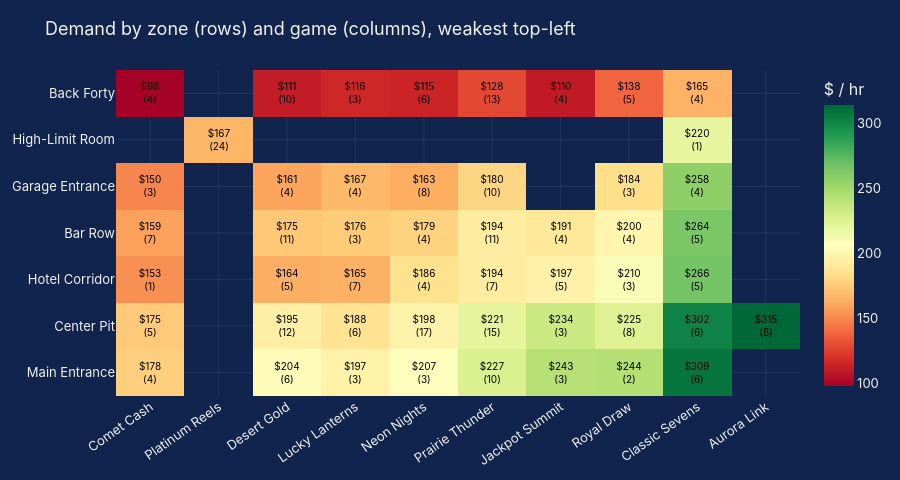

Notebook code cell kept with this figure:
### Markdown cell above
### 2.3 Demand by zone × game (coin-in per working hour)

### Code cell
daily = load("data/1_prepared_views/prepared_daily_view.parquet")
gm    = load("data/2_machine_decision/game_math.parquet")
d = daily[daily["active"]]

# 1) Game settings: are the low-only games just smaller-bet games?
print(gm[["theme", "configured_rtp", "volatility_class", "min_bet_cents", "max_bet_cents"]]
        .sort_values("max_bet_cents").to_string(index=False), "\n")

# 2) Fair demand measure: coin-in per available hour, for each zone x game
zg = d.groupby(["zone_name", "theme"]).agg(coin=("coin_in_usd", "sum"),
                                           hrs=("available_hours", "sum"),
                                           machines=("machine_id", "nunique"))
zg["rate"] = zg["coin"] / zg["hrs"]
rate = zg["rate"].unstack()
count = zg["machines"].unstack()

# Order zones and games from weakest to strongest
zone_rank = d.groupby("zone_name").apply(lambda g: g["coin_in_usd"].sum() / g["available_hours"].sum()).sort_values()
game_rank = d.groupby("theme").apply(lambda g: g["coin_in_usd"].sum() / g["available_hours"].sum()).sort_values()
rate = rate.loc[zone_rank.index, game_rank.index]
count = count.loc[zone_rank.index, game_rank.index]

# 3) Heatmap: each cell = $ wagered per available hour; number = machines in that cell
text = [["" if pd.isna(rate.iat[i, j]) else f"${rate.iat[i, j]:,.0f}<br>({int(count.iat[i, j])})"
         for j in range(rate.shape[1])] for i in range(rate.shape[0])]
fig = go.Figure(go.Heatmap(z=rate.values, x=list(rate.columns), y=list(rate.index), text=text,
                           texttemplate="%{text}", textfont=dict(size=10, color="black"),
                           colorscale="RdYlGn", hoverongaps=False, colorbar=dict(title="$ / hr"),
                           hovertemplate="%{y} · %{x}<br>$%{z:,.0f} wagered per available hour<extra></extra>"))
fig.update_layout(title="Demand by zone (rows) and game (columns), weakest top-left", xaxis_tickangle=-35,
                  yaxis_autorange="reversed")
save(fig, "demand_heatmap", height=480)

### Figure 1 — Plotly figure (JSON) as saved in the notebook; plotly's stock layout.template omitted (floating-point values rounded to 4 significant figures)
{"data": [{"colorbar": {"title": {"text": "$ / hr"}}, "colorscale": [[0, "rgb(165,0,38)"], [0.1, "rgb(215,48,39)"], [0.2, "rgb(244,109,67)"], [0.3, "rgb(253,174,97)"], [0.4, "rgb(254,224,139)"], [0.5, "rgb(255,255,191)"], [0.6, "rgb(217,239,139)"], [0.7, "rgb(166,217,106)"], [0.8, "rgb(102,189,99)"], [0.9, "rgb(26,152,80)"], [1, "rgb(0,104,55)"]], "hoverongaps": false, "hovertemplate": "%{y} · %{x}<br>$%{z:,.0f} wagered per available hour<extra></extra>", "text": [["$98<br>(4)", "", "$111<br>(10)", "$116<br>(3)", "$115<br>(6)", "$128<br>(13)", "$110<br>(4)", "$138<br>(5)", "$165<br>(4)", ""], ["", "$167<br>(24)", "", "", "", "", "", "", "$220<br>(1)", ""], ["$150<br>(3)", "", "$161<br>(4)", "$167<br>(4)", "$163<br>(8)", "$180<br>(10)", "", "$184<br>(3)", "$258<br>(4)", ""], ["$159<br>(7)", "", "$175<br>(11)", "$176<br>(3)", "$179<br>(4)", "$194<br>(11)", "$191<br>(4)", "$200<br>(4)", "$264<br>(5)", ""], ["$153<br>(1)", "", "$164<br>(5)", "$165<br>(7)", "$186<br>(4)", "$194<br>(7)", "$197<br>(5)", "$210<br>(3)", "$266<br>(5)", ""], ["$175<br>(5)", "", "$195<br>(12)", "$188<br>(6)", "$198<br>(17)", "$221<br>(15)", "$234<br>(3)", "$225<br>(8)", "$302<br>(6)", "$315<br>(8)"], ["$178<br>(4)", "", "$204<br>(6)", "$197<br>(3)", "$207<br>(3)", "$227<br>(10)", "$243<br>(3)", "$244<br>(2)", "$309<br>(6)", ""]], "textfont": {"color": "black", "size": 10}, "texttemplate": "%{text}", "type": "heatmap", "x": ["Comet Cash", "Platinum Reels", "Desert Gold", "Lucky Lanterns", "Neon Nights", "Prairie Thunder", "Jackpot Summit", "Royal Draw", "Classic Sevens", "Aurora Link"], "y": ["Back Forty", "High-Limit Room", "Garage Entrance", "Bar Row", "Hotel Corridor", "Center Pit", "Main Entrance"], "z": [[98.29, NaN, 111.0, 115.7, 114.5, 128.4, 109.9, 138.5, 165.1, NaN], [NaN, 166.7, NaN, NaN, NaN, NaN, NaN, NaN, 219.9, NaN], [149.8, NaN, 160.6, 167.3, 163.4, 180.1, NaN, 184.3, 257.5, NaN], [159.0, NaN, 174.6, 175.7, 178.6, 193.9, 190.9, 199.6, 264.2, NaN], [153.1, NaN, 164.2, 164.6, 186.0, 193.8, 196.8, 210.3, 266.1, NaN], [174.9, NaN, 195.0, 187.7, 198.2, 220.8, 233.8, 224.8, 302.2, 314.5], [178.0, NaN, 203.5, 197.5, 207.1, 226.7, 242.7, 244.0, 308.8, NaN]]}], "layout": {"height": 480, "title": {"text": "Demand by zone (rows) and game (columns), weakest top-left"}, "xaxis": {"tickangle": -35}, "yaxis": {"autorange": "reversed"}}}
